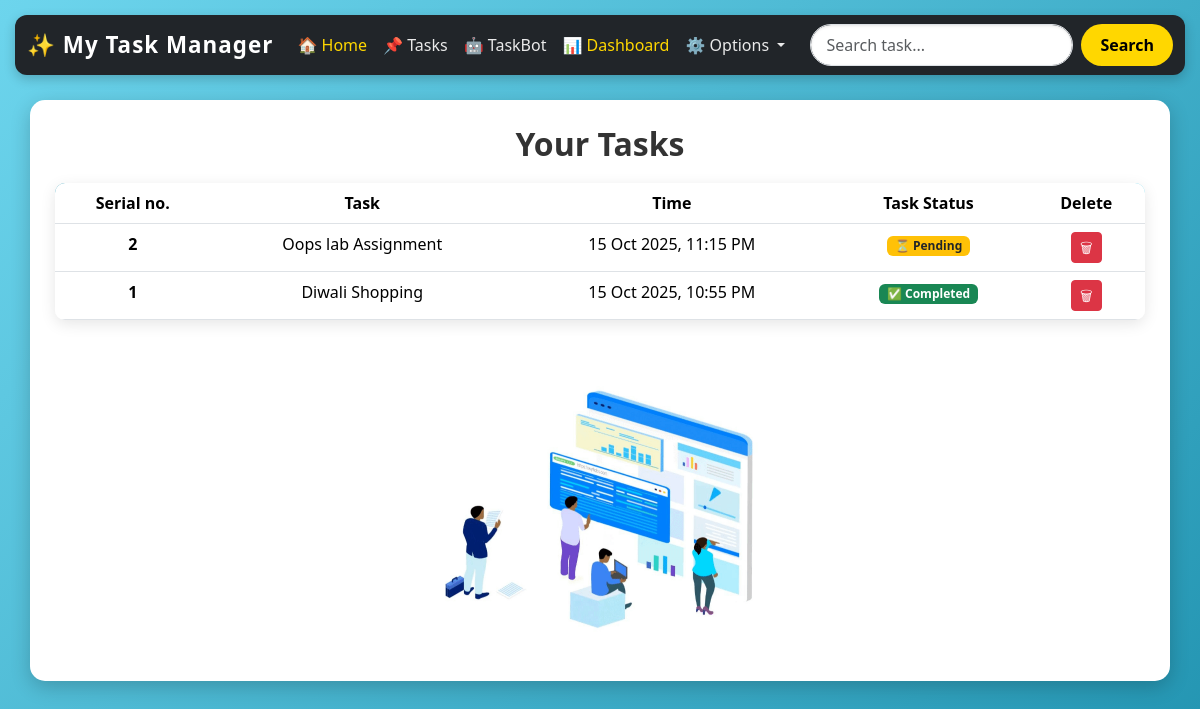
Screenshot of / (signed in) with the database file from the repository.
### app.py (models this page shows, shortened)
class Task(db.Model):
    serial_no = db.Column(db.Integer, primary_key=True)
    title = db.Column(db.String(200), nullable=False)
    description = db.Column(db.String(500), nullable=False)
    completed = db.Column(db.Boolean, default=False)
    date_created = db.Column(db.DateTime, default=datetime.utcnow)
    user_id = db.Column(db.Integer, db.ForeignKey('user.id'), nullable=False)

### app.py (the view)
@Home.route('/')
@login_required
def hello_world():
    all_tasks = Task.query.filter_by(user_id=current_user.id).order_by(Task.date_created.desc()).all()
    return render_template('index.html', tasks=all_tasks)

### app.py (called while the page is built)
@login_manager.user_loader
def load_user(user_id):
    return User.query.get(int(user_id))

### templates/index.html (shortened to what this page needs)
<!doctype html>
<html lang="en">
  <head>
    <link href="https://cdn.jsdelivr.net/npm/bootstrap@5.3.8/dist/css/bootstrap.min.css" rel="stylesheet">
  </head>
  <body>
    <nav class="navbar navbar-expand-lg bg-dark">
      <div class="container-fluid">
        <a class="navbar-brand" href="{{ url_for('hello_world') }}">✨ My Task Manager</a>
        <div class="collapse navbar-collapse" id="navbarSupportedContent">
          <ul class="navbar-nav me-auto mb-2 mb-lg-0">
            <li class="nav-item">
              <a class="nav-link active" aria-current="page" href="{{ url_for('hello_world') }}">🏠 Home</a>
            </li>
            <li class="nav-item">
              <a class="nav-link" href="{{ url_for('tasks') }}">📌 Tasks</a>
            </li>
            <li class="nav-item">
              <a class="nav-link" href="{{ url_for('chatbot') }}">🤖 TaskBot</a>
            </li>
            <li class="nav-item">
            <a class="nav-link active" href="{{ url_for('dashboard') }}">📊 Dashboard</a>
             </li>
            <li class="nav-item dropdown">
              <a class="nav-link dropdown-toggle" href="#" role="button"
                 data-bs-toggle="dropdown" aria-expanded="false">
                ⚙️ Options
              </a>
            </li>
          </ul>
          <form class="d-flex search-box" role="search">
            <input class="form-control me-2" type="search" placeholder="Search task..." aria-label="Search">
            <button class="btn btn-custom" type="submit">Search</button>
          </form>
        </div>
      </div>
    </nav>
    <div class="container">
        <h2>Your Tasks</h2>
        <table class="table table-hover text-center">
          <thead>
            <tr>
              <th scope="col">Serial no.</th>
              <th scope="col">Task</th>
              <th scope="col">Time</th>
              <th scope="col">Task Status</th>
              <th scope="col">Delete</th>
            </tr>
          </thead>
          <tbody>
            {% for task in tasks %}
              <tr>
                <th scope="row">{{ task.serial_no }}</th>
                <td>{{ task.title }}</td>
                <td>{{ task.date_created.strftime('%d %b %Y, %I:%M %p') }}</td>
                <td>
                  {% if task.completed %}
                    <span class="badge bg-success">✅ Completed</span>
                  {% else %}
                    <span class="badge bg-warning text-dark">⏳ Pending</span>
                  {% endif %}
                </td>
                <td>
                  <form method="POST" action="{{ url_for('delete_task', task_id=task.serial_no) }}" style="display:inline;">
                    <button type="submit" class="btn btn-sm btn-danger"
                            onclick="return confirm('Are you sure you want to delete this task?');">
                      🗑
                    </button>
                  </form>
                </td>
              </tr>
            {% else %}
              <tr>
                <td colspan="5">No tasks yet. Add some tasks to get started!</td>
              </tr>
            {% endfor %}
          </tbody>
        </table>
      <div style="text-align:center; margin-top:15px;">
      <img src="{{ url_for('static', filename='images/CPrGEoqPUD.gif') }}"
           alt="Technical Staff Animation"
           style="max-width:320px; width:100%; height:auto;">
    </div>
    </div>
  </body>
</html>

### templates/index.html (style rules this page uses)
body { background: linear-gradient(135deg, #6dd5ed, #2193b0); min-height: 100vh; font-family: 'Segoe UI', Tahoma, Geneva, Verdana, sans-serif; }
.navbar { border-radius: 12px; margin: 15px; box-shadow: 0 4px 12px rgba(0,0,0,0.2); }
.navbar-brand { font-weight: bold; font-size: 1.4rem; color: #fff !important; letter-spacing: 1px; }
.nav-link { color: #eaeaea !important; font-weight: 500; transition: 0.3s; }
.nav-link.active { color: #ffd700 !important; }
.btn-custom { background-color: #ffd700; color: #000; font-weight: 600; border-radius: 25px; padding: 8px 18px; transition: 0.3s; }
.search-box input { border-radius: 25px; padding: 8px 15px; box-shadow: inset 0 1px 3px rgba(0,0,0,0.1); }
.container { background: #fff; margin-top: 25px; padding: 25px; border-radius: 15px; box-shadow: 0 6px 20px rgba(0,0,0,0.2); animation: fadeIn 1s ease-in-out; }
h2 { font-weight: bold; margin-bottom: 20px; color: #333; text-align: center; }
.table { border-radius: 10px; overflow: hidden; box-shadow: 0 4px 15px rgba(0,0,0,0.1); }
.table thead { background: linear-gradient(135deg, #2193b0, #6dd5ed); color: white; }
.table tbody tr { transition: 0.3s; }

### rows the page displays
Task: serial_no "2", title "Oops lab Assignment", date_created "15 Oct 2025, 11:15 PM", completed "⏳ Pending"
Task: serial_no "1", title "Diwali Shopping", date_created "15 Oct 2025, 10:55 PM", completed "✅ Completed"
